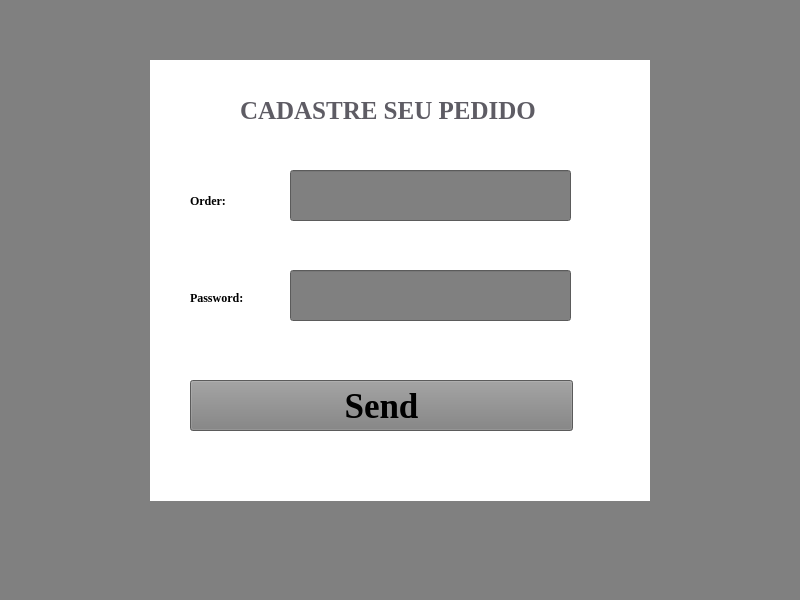
<?xml version="1.0" encoding="UTF-8"?>
<ui version="4.0">
 <class>MainWindow</class>
 <widget class="QMainWindow" name="MainWindow">
  <property name="geometry">
   <rect>
    <x>0</x>
    <y>0</y>
    <width>800</width>
    <height>600</height>
   </rect>
  </property>
  <property name="sizePolicy">
   <sizepolicy hsizetype="Preferred" vsizetype="Ignored">
    <horstretch>0</horstretch>
    <verstretch>0</verstretch>
   </sizepolicy>
  </property>
  <property name="windowTitle">
   <string>MainWindow</string>
  </property>
  <property name="styleSheet">
   <string notr="true">background-color: grey ;</string>
  </property>
  <widget class="QWidget" name="centralwidget">
   <widget class="QLabel" name="l_background">
    <property name="geometry">
     <rect>
      <x>150</x>
      <y>60</y>
      <width>500</width>
      <height>441</height>
     </rect>
    </property>
    <property name="styleSheet">
     <string notr="true">background-color: white ;</string>
    </property>
    <property name="text">
     <string/>
    </property>
   </widget>
   <widget class="QPushButton" name="buttonSend">
    <property name="geometry">
     <rect>
      <x>190</x>
      <y>380</y>
      <width>383</width>
      <height>51</height>
     </rect>
    </property>
    <property name="font">
     <font>
      <family>Georgia</family>
      <pointsize>-1</pointsize>
      <bold>true</bold>
     </font>
    </property>
    <property name="cursor">
     <cursorShape>PointingHandCursor</cursorShape>
    </property>
    <property name="styleSheet">
     <string notr="true">font-size: 35px ;
font-weight: bold ;
color: black ;</string>
    </property>
    <property name="text">
     <string>Send</string>
    </property>
   </widget>
   <widget class="QLabel" name="l_order">
    <property name="geometry">
     <rect>
      <x>190</x>
      <y>180</y>
      <width>67</width>
      <height>41</height>
     </rect>
    </property>
    <property name="font">
     <font>
      <family>Georgia</family>
      <bold>true</bold>
     </font>
    </property>
    <property name="styleSheet">
     <string notr="true">background: transparent ;
color: black ;
font-weight: bold ;</string>
    </property>
    <property name="text">
     <string>Order:</string>
    </property>
   </widget>
   <widget class="QLabel" name="l_password">
    <property name="geometry">
     <rect>
      <x>190</x>
      <y>277</y>
      <width>81</width>
      <height>41</height>
     </rect>
    </property>
    <property name="font">
     <font>
      <family>Georgia</family>
      <bold>true</bold>
     </font>
    </property>
    <property name="styleSheet">
     <string notr="true">background: transparent ;
color: black ;
font-weight: bold ;</string>
    </property>
    <property name="text">
     <string>Password:</string>
    </property>
   </widget>
   <widget class="QLineEdit" name="order">
    <property name="geometry">
     <rect>
      <x>290</x>
      <y>170</y>
      <width>281</width>
      <height>51</height>
     </rect>
    </property>
    <property name="font">
     <font>
      <family>Georgia</family>
      <pointsize>35</pointsize>
     </font>
    </property>
   </widget>
   <widget class="QLineEdit" name="password">
    <property name="geometry">
     <rect>
      <x>290</x>
      <y>270</y>
      <width>281</width>
      <height>51</height>
     </rect>
    </property>
    <property name="font">
     <font>
      <family>Georgia</family>
      <pointsize>35</pointsize>
     </font>
    </property>
   </widget>
   <widget class="QLabel" name="label">
    <property name="geometry">
     <rect>
      <x>240</x>
      <y>90</y>
      <width>331</width>
      <height>41</height>
     </rect>
    </property>
    <property name="font">
     <font>
      <family>Georgia</family>
      <pointsize>-1</pointsize>
      <bold>true</bold>
     </font>
    </property>
    <property name="styleSheet">
     <string notr="true">background: transparent ;
font-weight: bold ;
font-size: 25px ;
color: rgb(94, 92, 100);</string>
    </property>
    <property name="text">
     <string>CADASTRE SEU PEDIDO</string>
    </property>
   </widget>
  </widget>
  <widget class="QMenuBar" name="menubar">
   <property name="geometry">
    <rect>
     <x>0</x>
     <y>0</y>
     <width>800</width>
     <height>23</height>
    </rect>
   </property>
  </widget>
  <widget class="QStatusBar" name="statusbar"/>
 </widget>
 <resources/>
 <connections/>
</ui>
